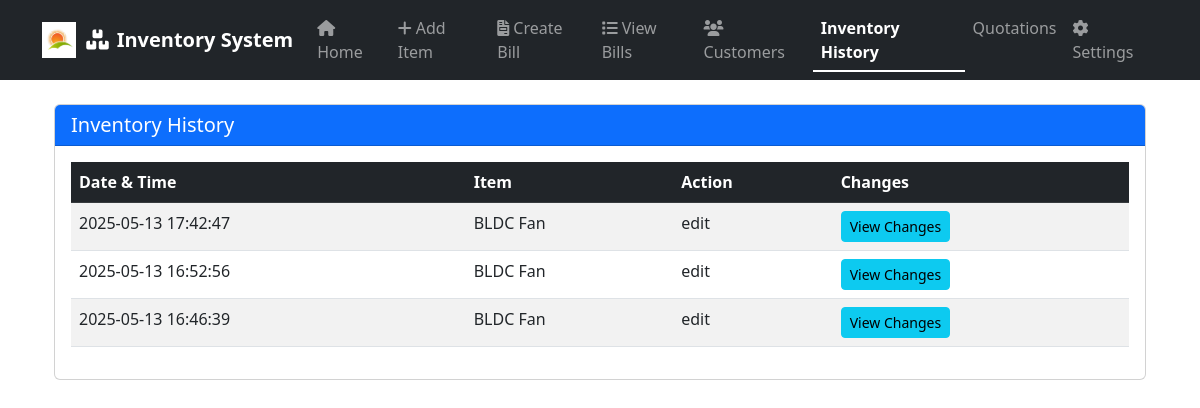
The page /inventory_history on the database its author committed.
### app.py (models this page shows)
class InventoryHistory(db.Model):
    id = db.Column(db.Integer, primary_key=True)
    item_id = db.Column(db.Integer, db.ForeignKey('item.id'), nullable=False)
    action = db.Column(db.String(50), nullable=False)
    old_values = db.Column(db.Text)
    new_values = db.Column(db.Text)
    created_at = db.Column(db.DateTime, default=datetime.utcnow)
    item = db.relationship('Item', backref='history')

class Item(db.Model):
    id = db.Column(db.Integer, primary_key=True)
    name = db.Column(db.String(100), nullable=False)
    description = db.Column(db.String(200))
    price = db.Column(db.Float, nullable=False)
    stock = db.Column(db.Integer, nullable=False)
    hsn_sac_number = db.Column(db.String(20), nullable=True)
    tax_rate = db.Column(db.Float, nullable=True, default=0.0)
    created_at = db.Column(db.DateTime, default=datetime.utcnow)

### app.py (the view)
@app.route('/inventory_history')
def inventory_history():
    history = InventoryHistory.query.order_by(InventoryHistory.created_at.desc()).all()
    for entry in history:
        entry.old_values_dict = json.loads(entry.old_values) if isinstance(entry.old_values, str) else entry.old_values
        entry.new_values_dict = json.loads(entry.new_values) if isinstance(entry.new_values, str) else entry.new_values
    return render_template('inventory_history.html', history=history)

### templates/inventory_history.html (shortened to what this page needs)
{% extends "base.html" %}
{% block content %}
<div class="container-fluid">
    <div class="row mb-4">
        <div class="col-12">
            <div class="card">
                <div class="card-header bg-primary text-white">
                    <h5 class="mb-0">Inventory History</h5>
                </div>
                <div class="card-body">
                    <div class="table-responsive">
                        <table class="table table-striped table-hover">
                            <thead class="table-dark">
                                <tr>
                                    <th>Date & Time</th>
                                    <th>Item</th>
                                    <th>Action</th>
                                    <th>Changes</th>
                                </tr>
                            </thead>
                            <tbody>
                                {% for entry in history %}
                                <tr>
                                    <td>{{ entry.created_at.strftime('%Y-%m-%d %H:%M:%S') }}</td>
                                    <td>{{ entry.item.name }}</td>
                                    <td>{{ entry.action }}</td>
                                    <td>
                                        <button class="btn btn-info btn-sm" type="button" data-bs-toggle="collapse"
                                                data-bs-target="#changes-{{ entry.id }}" aria-expanded="false">
                                            View Changes
                                        </button>
                                    </td>
                                </tr>
                                {% endfor %}
                            </tbody>
                        </table>
                    </div>
                </div>
            </div>
        </div>
    </div>
</div>
{% endblock %}

### rows shown on the page
InventoryHistory: created_at "2025-05-13 17:42:47", item.name "BLDC Fan", action "edit"
InventoryHistory: created_at "2025-05-13 16:52:56", item.name "BLDC Fan", action "edit"
InventoryHistory: created_at "2025-05-13 16:46:39", item.name "BLDC Fan", action "edit"
